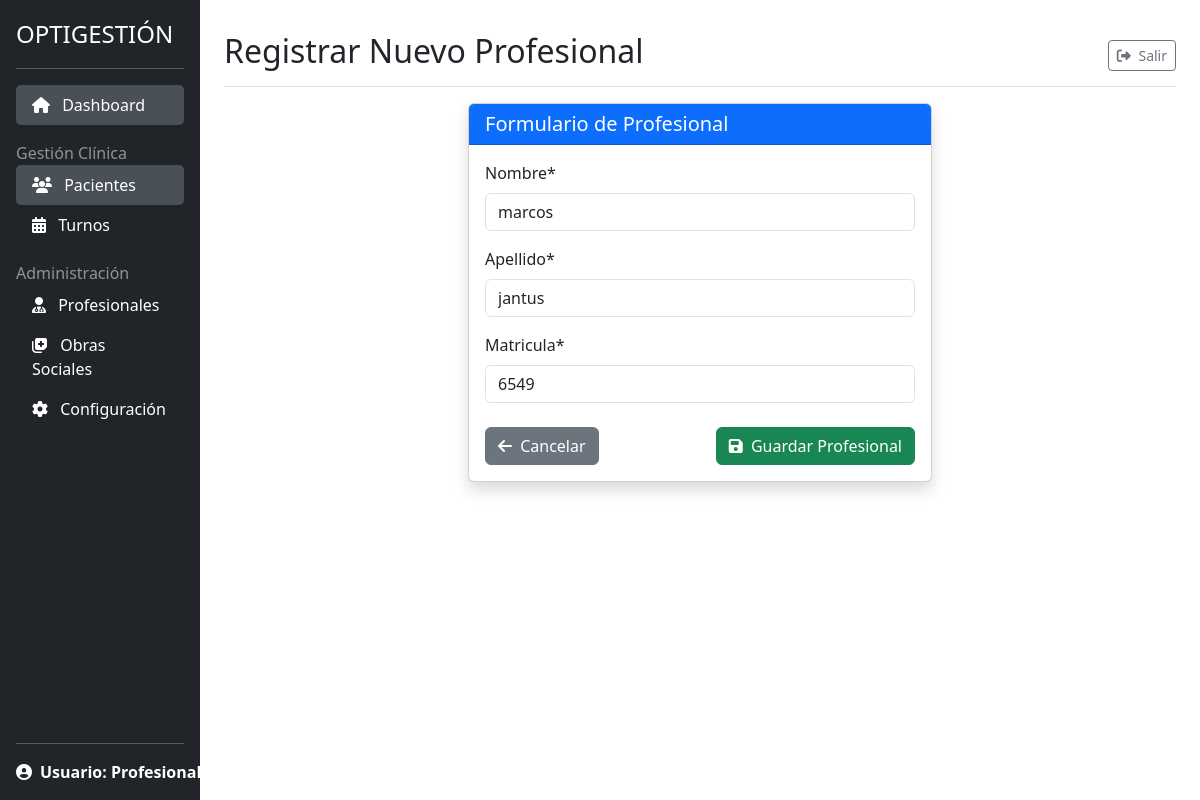
/pacientes/profesional/2/editar/ (signed in), run on the app's committed database.
### gestion_clinica/models.py (models this page shows, shortened)
class Profesional(models.Model):
    nombre = models.CharField(max_length=100)
    apellido = models.CharField(max_length=100)
    matricula = models.CharField(max_length=50, unique=True)
    class Meta:
        verbose_name_plural = "Profesionales"
        ordering = ['apellido', 'nombre']

### gestion_clinica/views.py (the view)
# urls.py: path('profesional/<int:pk>/editar/', views.ProfesionalUpdateView.as_view(),
class ProfesionalUpdateView(LoginRequiredMixin, SuccessMessageMixin, UpdateView):
    model = Profesional
    form_class = ProfesionalForm
    template_name = 'gestion_clinica/profesional_form.html'  # Reutilizamos
    success_url = reverse_lazy('gestion_clinica:lista_profesionales')
    success_message = "Profesional actualizado exitosamente."

### gestion_clinica/forms.py
class ProfesionalForm(BaseFormMixin, forms.ModelForm):
    class Meta:
        model = Profesional
        fields = '__all__'
        widgets = {
        }

### gestion_clinica/templates/gestion_clinica/profesional_form.html (shortened to what this page needs)
{% extends "gestion_clinica/base.html" %}
{% load crispy_forms_tags %}
{% block title_heading %}Registrar Nuevo Profesional{% endblock title_heading %}
{% block content %}
<div class="row justify-content-center">
    <div class="col-lg-6 col-md-8">
        <div class="card shadow">
            <div class="card-header bg-primary text-white">
                <h5 class="mb-0">Formulario de Profesional</h5>
            </div>
            <div class="card-body">
                <form method="post">
                    {{ form|crispy }}
                    <div class="d-flex justify-content-between mt-4">
                        <a href="{% url 'gestion_clinica:lista_profesionales' %}" class="btn btn-secondary">
                            <i class="fas fa-arrow-left me-1"></i> Cancelar
                        </a>
                        <button type="submit" class="btn btn-success">
                            <i class="fas fa-save me-1"></i> Guardar Profesional
                        </button>
                    </div>
                </form>
            </div>
        </div>
    </div>
</div>
{% endblock content %}

### static/css/styles.css (style rules this page uses)
html, body { height: 100%; }

### data on the page
Profesional: nombre "marcos", apellido "jantus", matricula "6549"
